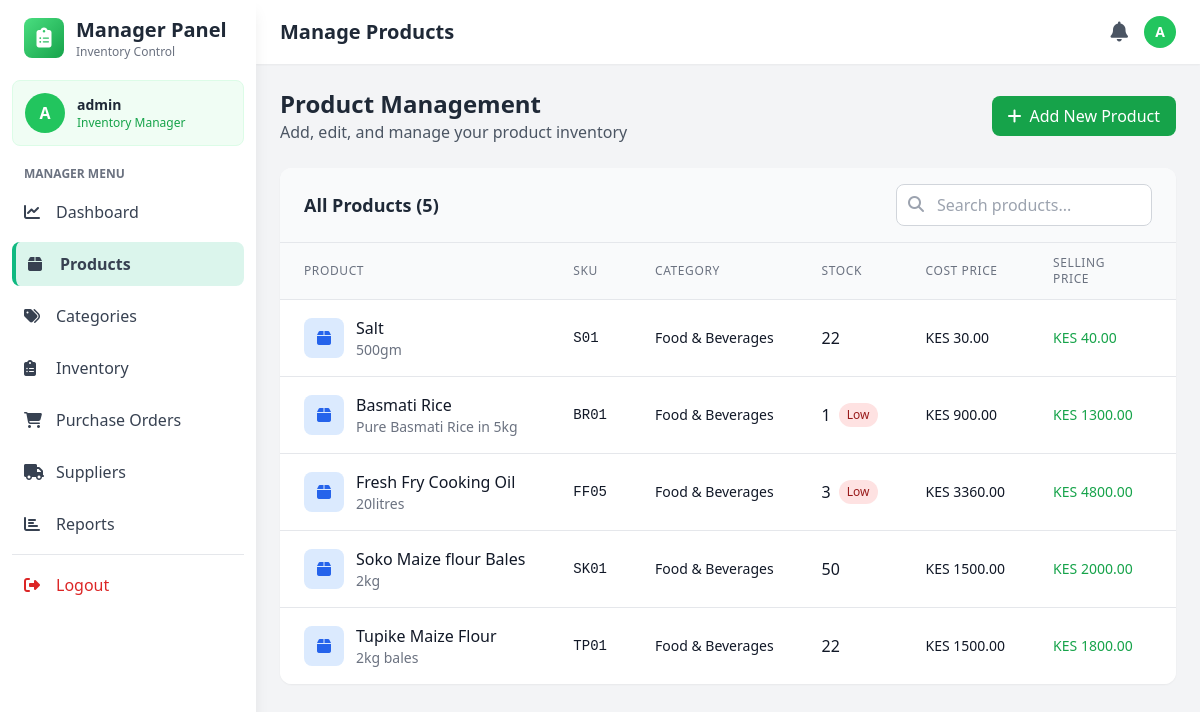
Page /manager/products (signed in) on the committed database.
### models.py (models this page shows, shortened)
class User(UserMixin, db.Model):
    __tablename__='users'
    id = db.Column(db.Integer, primary_key=True)
    username = db.Column(db.String(80), unique=True, nullable=False)
    email = db.Column(db.String(120), unique=True, nullable=False)
    password_hash = db.Column(db.String(255), nullable=False)
    role = db.Column(db.String(20), nullable=False)
    is_active = db.Column(db.Boolean, default=True)
    created_at = db.Column(db.DateTime, default=datetime.utcnow)

class Product(db.Model):
    __tablename__ = 'products'
    id = db.Column(db.Integer, primary_key=True)
    name = db.Column(db.String(200), nullable=False)
    sku = db.Column(db.String(50), unique=True, nullable=False)  # Stock code
    description = db.Column(db.Text)
    cost_price = db.Column(db.Float, nullable=False)
    selling_price = db.Column(db.Float, nullable=False)
    quantity = db.Column(db.Integer, default=0)
    reorder_level = db.Column(db.Integer, default=10)
    category_id = db.Column(db.Integer, db.ForeignKey('categories.id'), nullable=False)
    supplier_id = db.Column(db.Integer, db.ForeignKey('suppliers.id'), nullable=False)
    created_at = db.Column(db.DateTime, default=datetime.utcnow)
    updated_at = db.Column(db.DateTime, default=datetime.utcnow, onupdate=datetime.utcnow)
    is_active = db.Column(db.Boolean, default=True)
    image_url = db.Column(db.String(500))  # For Cloudinary image URLs
    unit = db.Column(db.String(50), default='piece')  # piece, kg, liter, pack, box, etc.
    category = db.relationship('Category', backref='products')
    supplier = db.relationship('Supplier', backref='products')

class Category(db.Model):
    __tablename__ = 'categories'
    id = db.Column(db.Integer, primary_key=True)
    name = db.Column(db.String(100), unique=True, nullable=False)
    description = db.Column(db.Text)
    created_at = db.Column(db.DateTime, default=datetime.utcnow)

### app.py (the view)
@app.route('/manager/products')
@login_required
def manage_products():
    if current_user.role not in ['admin', 'manager']:
        flash('Access denied. Manager access required.', 'danger')
        return redirect(url_for('index'))
    products = Product.query.all()
    categories = Category.query.all()
    suppliers = Supplier.query.all()
    return render_template('manager/products.html',
                         products=products,
                         categories=categories,
                         suppliers=suppliers)

### app.py (called while the page is built)
@login_manager.user_loader
def load_user(user_id):
    return User.query.get(int(user_id))

### templates/manager/products.html (shortened to what this page needs)
<!DOCTYPE html>
<html lang="en">
<head>
    <script src="https://cdn.tailwindcss.com"></script>
    <link rel="stylesheet" href="https://cdnjs.cloudflare.com/ajax/libs/font-awesome/6.4.0/css/all.min.css">
</head>
<body class="bg-gray-100">
    <aside class="fixed top-0 left-0 z-40 w-64 h-screen bg-white shadow-lg">
        <div class="h-full px-3 py-4 overflow-y-auto">
            <div class="flex items-center mb-5 px-3">
                <div class="w-10 h-10 bg-gradient-to-br from-green-400 to-green-600 rounded-lg flex items-center justify-center">
                    <i class="fas fa-clipboard-list text-white text-xl"></i>
                </div>
                <div class="ml-3">
                    <h2 class="text-xl font-bold text-gray-800">Manager Panel</h2>
                    <p class="text-xs text-gray-500">Inventory Control</p>
                </div>
            </div>
            <div class="mb-5 p-3 bg-green-50 rounded-lg border border-green-100">
                <div class="flex items-center space-x-3">
                    <div class="w-10 h-10 bg-green-500 rounded-full flex items-center justify-center text-white font-bold">
                        {{ current_user.username[0].upper() }}
                    </div>
                    <div>
                        <p class="text-sm font-semibold text-gray-800">{{ current_user.username }}</p>
                        <p class="text-xs text-green-600">Inventory Manager</p>
                    </div>
                </div>
            </div>
            <nav class="space-y-2">
                <p class="px-3 text-xs font-semibold text-gray-500 uppercase mb-2">Manager Menu</p>
                <a href="{{ url_for('manager_dashboard') }}" class="nav-item flex items-center px-3 py-2.5 text-gray-700 rounded-lg">
                    <i class="fas fa-chart-line w-5"></i><span class="ml-3">Dashboard</span>
                </a>
                <a href="{{ url_for('manage_products') }}" class="nav-item active flex items-center px-3 py-2.5 text-gray-700 rounded-lg">
                    <i class="fas fa-box w-5"></i><span class="ml-3">Products</span>
                </a>
                <a href="{{ url_for('manage_categories') }}" class="nav-item flex items-center px-3 py-2.5 text-gray-700 rounded-lg">
                    <i class="fas fa-tags w-5"></i><span class="ml-3">Categories</span>
                </a>
                <a href="{{ url_for('manage_inventory') }}" class="nav-item flex items-center px-3 py-2.5 text-gray-700 rounded-lg">
                    <i class="fas fa-clipboard-list w-5"></i><span class="ml-3">Inventory</span>
                </a>
                <a href="{{ url_for('manage_purchase_orders') }}" class="nav-item flex items-center px-3 py-2.5 text-gray-700 rounded-lg">
                    <i class="fas fa-shopping-cart w-5"></i><span class="ml-3">Purchase Orders</span>
                </a>
                <a href="{{ url_for('manage_sup') }}"
                    class="nav-item flex items-center px-3 py-2.5 text-gray-700 rounded-lg">
                    <i class="fas fa-truck w-5"></i>
                    <span class="ml-3">Suppliers</span>
                </a>
                <a href="{{ url_for('manage_reports') }}" class="nav-item flex items-center px-3 py-2.5 text-gray-700 rounded-lg">
        <i class="fas fa-chart-bar w-5"></i><span class="ml-3">Reports</span>
    </a>
                <hr class="my-3 border-gray-200">
                <a href="{{ url_for('logout') }}" class="nav-item flex items-center px-3 py-2.5 text-red-600 rounded-lg hover:bg-red-50">
                    <i class="fas fa-sign-out-alt w-5"></i><span class="ml-3">Logout</span>
                </a>
            </nav>
        </div>
    </aside>
    <div class="ml-64">
        <header class="bg-white shadow-sm sticky top-0 z-30">
            <div class="flex items-center justify-between px-6 py-4">
                <h1 class="text-xl font-semibold text-gray-800">Manage Products</h1>
                <div class="flex items-center space-x-4">
                    <button class="relative text-gray-600 hover:text-gray-800">
                        <i class="fas fa-bell text-xl"></i>
                    </button>
                    <div class="w-8 h-8 bg-green-500 rounded-full flex items-center justify-center text-white font-bold text-sm">
                        {{ current_user.username[0].upper() }}
                    </div>
                </div>
            </div>
        </header>
        <main class="p-6">
            <div class="flex justify-between items-center mb-6">
                <div>
                    <h2 class="text-2xl font-bold text-gray-800">Product Management</h2>
                    <p class="text-gray-600">Add, edit, and manage your product inventory</p>
                </div>
                <button onclick="openProductModal()" class="bg-green-600 hover:bg-green-700 text-white px-4 py-2 rounded-lg flex items-center">
                    <i class="fas fa-plus mr-2"></i> Add New Product
                </button>
            </div>
            <div class="bg-white rounded-xl shadow-sm overflow-hidden">
                <div class="px-6 py-4 border-b border-gray-200 bg-gray-50">
                    <div class="flex justify-between items-center">
                        <h3 class="text-lg font-semibold text-gray-800">All Products ({{ products|length }})</h3>
                        <div class="relative">
                            <input type="text" placeholder="Search products..." class="pl-10 pr-4 py-2 border border-gray-300 rounded-lg focus:ring-2 focus:ring-green-500 focus:border-transparent w-64">
                            <i class="fas fa-search absolute left-3 top-3 text-gray-400"></i>
                        </div>
                    </div>
                </div>
                <table class="min-w-full divide-y divide-gray-200">
                    <thead class="bg-gray-50">
                        <tr>
                            <th class="px-6 py-3 text-left text-xs font-medium text-gray-500 uppercase tracking-wider">Product</th>
                            <th class="px-6 py-3 text-left text-xs font-medium text-gray-500 uppercase tracking-wider">SKU</th>
                            <th class="px-6 py-3 text-left text-xs font-medium text-gray-500 uppercase tracking-wider">Category</th>
                            <th class="px-6 py-3 text-left text-xs font-medium text-gray-500 uppercase tracking-wider">Stock</th>
                            <th class="px-6 py-3 text-left text-xs font-medium text-gray-500 uppercase tracking-wider">Cost Price</th>
                            <th class="px-6 py-3 text-left text-xs font-medium text-gray-500 uppercase tracking-wider">Selling Price</th>
                            <th class="px-6 py-3 text-left text-xs font-medium text-gray-500 uppercase tracking-wider">Status</th>
                        </tr>
                    </thead>
                    <tbody class="bg-white divide-y divide-gray-200">
                        {% for product in products %}
                        <tr class="hover:bg-gray-50">
                            <td class="px-6 py-4 whitespace-nowrap">
                                <div class="flex items-center">
                                    <div class="w-10 h-10 bg-blue-100 rounded-lg flex items-center justify-center mr-3">
                                        <i class="fas fa-box text-blue-600"></i>
                                    </div>
                                    <div>
                                        <div class="font-medium text-gray-900">{{ product.name }}</div>
                                        <div class="text-sm text-gray-500 truncate max-w-xs">{{ product.description or 'No description' }}</div>
                                    </div>
                                </div>
                            </td>
                            <td class="px-6 py-4 whitespace-nowrap text-sm text-gray-900 font-mono">{{ product.sku }}</td>
                            <td class="px-6 py-4 whitespace-nowrap text-sm text-gray-900">{{ product.category.name }}</td>
                            <td class="px-6 py-4 whitespace-nowrap">
                                <div class="flex items-center">
                                    <span class="font-medium text-gray-900">{{ product.quantity }}</span>
                                    {% if product.quantity <= product.reorder_level %}
                                    <span class="ml-2 bg-red-100 text-red-800 text-xs px-2 py-1 rounded-full">Low</span>
                                    {% endif %}
                                </div>
                            </td>
                            <td class="px-6 py-4 whitespace-nowrap text-sm text-gray-900">KES {{ "%.2f"|format(product.cost_price) }}</td>
                            <td class="px-6 py-4 whitespace-nowrap text-sm font-medium text-green-600">KES {{ "%.2f"|format(product.selling_price) }}</td>
                            <td class="px-6 py-4 whitespace-nowrap">
                            </td>
                        </tr>
                        {% endfor %}
                    </tbody>
                </table>
            </div>
        </main>
    </div>
</body>
</html>

### templates/manager/products.html (style rules this page uses)
.nav-item.active { background: rgba(16, 185, 129, 0.15); border-left: 4px solid #10b981; font-weight: 600; }

### rows in the picture
User: username "A", username "admin"
Product: name "Salt", description "500gm", sku "S01", category.name "Food & Beverages", quantity "22", cost_price "30.00", selling_price "40.00"
Product: name "Basmati Rice", description "Pure Basmati Rice in 5kg", sku "BR01", category.name "Food & Beverages", quantity "1", reorder_level "Low", cost_price "900.00", selling_price "1300.00"
Product: name "Fresh Fry Cooking Oil", description "20litres", sku "FF05", category.name "Food & Beverages", quantity "3", reorder_level "Low", cost_price "3360.00", selling_price "4800.00"
Product: name "Soko Maize flour Bales", description "2kg", sku "SK01", category.name "Food & Beverages", quantity "50", cost_price "1500.00", selling_price "2000.00"
Product: name "Tupike Maize Flour", description "2kg bales", sku "TP01", category.name "Food & Beverages", quantity "22", cost_price "1500.00", selling_price "1800.00"

### other values in the picture
{{ products|length }} "5"
